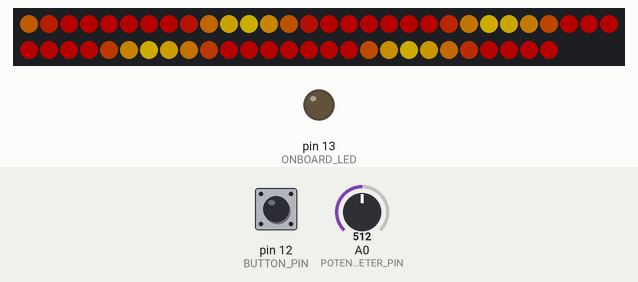
A sketch run on a simulated Arduino Nano, built with avr-gcc and run on an emulated ATmega328P. On the bench: 57 RGB LEDs in strip order, left to right, continuing on the next row, output pins drawn as LEDs (lit = HIGH). The test bench sets the inputs (shaded band); at power-on: A0 (POTENTIOMETER_PIN) = 512, pin 12 (BUTTON_PIN) HIGH. Dim RGB values are drawn brighter than linear; random numbers use the default seed unless the sketch sets one.

Above: at 1.2 s.
1.3 s: A0 (POTENTIOMETER_PIN) set to 0
At 2.5 s:
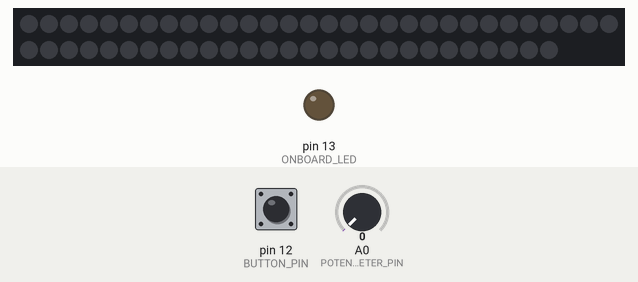
2.8 s: pin 12 (BUTTON_PIN) pulled LOW for 0.15 s
At 4.1 s:
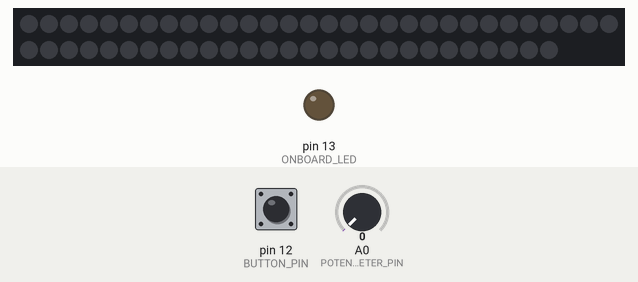
4.4 s: A0 (POTENTIOMETER_PIN) set to 122
At 4.55 s:
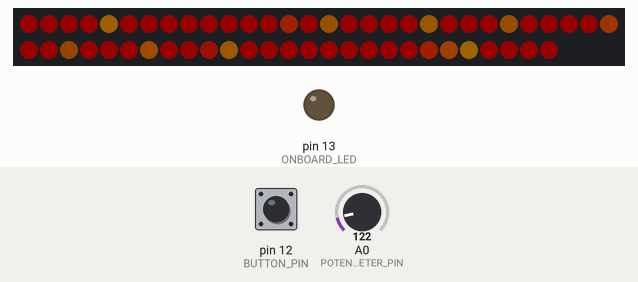
6.8 s: pin 12 (BUTTON_PIN) pulled LOW for 0.15 s
At 6.97 s:
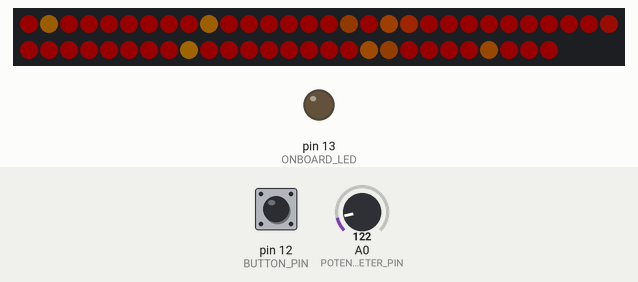
7.5 s: pin 12 (BUTTON_PIN) pulled LOW for 0.15 s
At 8.14 s:
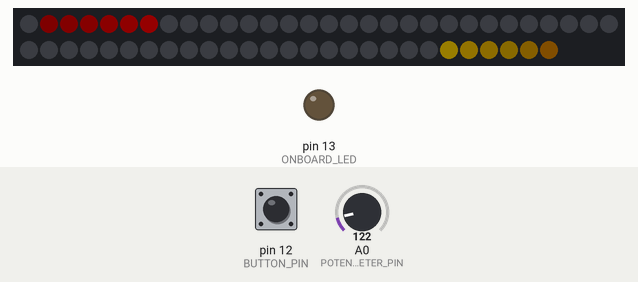
8.2 s: pin 12 (BUTTON_PIN) pulled LOW for 0.15 s
At 8.74 s:
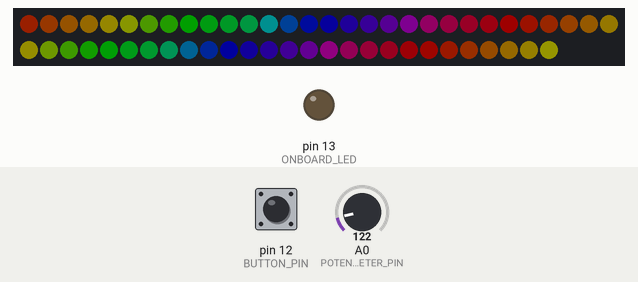
Timing chart, 0 to 11.2 s (numbered marks = the images above; inputs shaded):
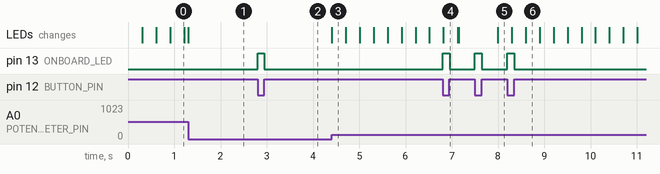

Measured:
- after the input at 2.8 s, pin 13 (ONBOARD_LED): LOW → HIGH at once, → LOW 0.15 s later
- after the input at 4.4 s, the LEDs: change at once (image 3)
- after the input at 6.8 s, pin 13 (ONBOARD_LED): LOW → HIGH at once, → LOW 0.15 s later
- after the input at 7.5 s, pin 13 (ONBOARD_LED): LOW → HIGH at once, → LOW 0.15 s later
- after the input at 8.2 s, pin 13 (ONBOARD_LED): LOW → HIGH at once, → LOW 0.15 s later

The sketch:

main.ino
```cpp
#include <Arduino.h>
#include <FastLED.h>
#include <pixeltypes.h>
#include <OneButton.h>

#define POTENTIOMETER_PIN A0
#define RGB_LEDS_PIN 6
#define BUTTON_PIN 12
#define ONBOARD_LED 13

#define COLOR_ORDER GRB
#define CHIPSET     WS2811
#define NUM_LEDS    57
#define NUM_MODES 7

int ledMode = 0;
int lastButtonValue = 1;
int indexer = 0;
int lastLevel = 0;
uint8_t brightness = 200;
uint8_t lastBrightness = 200;
uint8_t paletteIndex = 0;
uint8_t hue = 0;
boolean cyclingMode = false;
boolean color1 = true;
CRGB maroon = CRGB(200, 0, 0);
CRGB gold = CRGB(223, 188, 0);
CRGB leds[NUM_LEDS];

DEFINE_GRADIENT_PALETTE (maroonAndGold) {
  0,   128,   0,   0,   //maroon
  50,   128,   0,   0,   //maroon
  127,   223,   188,   0,   //gold
  205,   128,   0,   0,   //maroon
  255, 128,   0,   0,   //maroon
};
CRGBPalette16 palette = maroonAndGold;

OneButton btn = OneButton(BUTTON_PIN, true, true);

void setup() {
  Serial.begin(9600);
  pinMode(BUTTON_PIN, INPUT_PULLUP);   // Define pin #12 as input and activate the internal pull-up resistor
  pinMode(ONBOARD_LED, OUTPUT);  // Define pin #13 as output, for the LED

  FastLED.addLeds<CHIPSET, RGB_LEDS_PIN, COLOR_ORDER>(leds, NUM_LEDS).setCorrection( TypicalLEDStrip );
  FastLED.setBrightness( brightness );
  FastLED.setMaxPowerInVoltsAndMilliamps( 5, 500);

  btn.attachClick(buttonClick);
  btn.attachLongPressStart(enterCyclingMode);
}

void loop()
{
  btn.tick(); // OneButton required statement for reading button value

  int buttonValue = digitalRead(BUTTON_PIN);  // Basic code for activating led on the arduino with button press for debugging
  if (buttonValue == LOW){
    digitalWrite(ONBOARD_LED, HIGH);
  } else {
    digitalWrite(ONBOARD_LED, LOW);
  }

  uint16_t potRead = analogRead(POTENTIOMETER_PIN);
  uint8_t recBrightness = map(potRead, 0, 1023, 0, 255);
  if (recBrightness <= 1) {
    brightness = 0;
  } else if (abs(recBrightness - lastBrightness) > 1) {
    brightness = recBrightness;
    lastBrightness = brightness;
  }

  FastLED.setBrightness( brightness );

  if (cyclingMode) {
    EVERY_N_SECONDS(10){
      ledMode = (ledMode + 1) % 4;
    }
  }

  switch(ledMode) {
    case 0:
      maroonAndGoldCycle();
      break;
    case 1:
      goldSparkleOnMaroon();
      break;
    case 2:
      fadeToBlackBy(leds, NUM_LEDS, 10);
      cornerLights();
      break;
    case 3:
      maroonAndGoldStreaks();
      break;
    case 4:
      rainbowWave();
      break;
    case 5:
      rainbow();
      break;
    case 6:
      commet();
    default:
      break;
  }

  FastLED.show(); // display this frame
}

void buttonClick() {
  cyclingMode = false;
  nextMode();
  if (ledMode == 1) {
    fill_solid(leds, NUM_LEDS, maroon);
  }
}

void enterCyclingMode() {
  cyclingMode = true;
}

void nextMode() {
  ledMode = (ledMode + 1) % NUM_MODES; // Change the number after the % to the number of patterns you have
}

void maroonAndGoldCycle() { // Effect 1
  fill_palette(leds, NUM_LEDS, paletteIndex, 255 / NUM_LEDS * 5, palette, 255, LINEARBLEND);

  EVERY_N_MILLISECONDS(10){
    paletteIndex+= 2;
  }
}

void cornerLights() { // Effect 3
  int level = beatsin16(15, -5, 255, 0, 0);
  if (level < 3) {
    level = 0;
    if (lastLevel >= 3) {
      color1 = color1 != true;
    }
  }
  lastLevel = level;
  int cornerLeds1 [] = {13, 14, 15, 16, 40, 41, 42, 43, 44, 45};
  int cornerLeds2 [] = {1, 2, 3, 26, 27, 28, 29, 30, 54, 55, 56};

  for (int c : cornerLeds1) {
    if (color1) {
      leds[c] = CHSV(0, 255, level * 0.7);
    } else {
      leds[c] = CHSV(36, 255, level * 0.9);
    }
  }
  for (int c : cornerLeds2) {
    if (color1) {
      leds[c] = CHSV(36, 255, level * 0.9);
    } else {
      leds[c] = CHSV(0, 255, level * 0.7);
    }
  }

  blur1d(leds, NUM_LEDS, 150);
}

void maroonAndGoldStreaks() { // Effect 4
  fadeToBlackBy(leds, NUM_LEDS, 3);
  EVERY_N_MILLISECONDS(40) {
    fadeToBlackBy(leds, NUM_LEDS, 20);
    indexer = (indexer + 1) % NUM_LEDS;
    leds[indexer] = maroon;
    leds[NUM_LEDS - indexer] = gold;
  }
}

// Effect 2
// Base code by kriegsman https://gist.github.com/kriegsman/88954aae22b03a664081
#define BASE_COLOR maroon // Base color underneath sparkle
#define PEAK_COLOR gold // Peak color to twinkle up to
#define DELTA_COLOR_UP   CRGB(5,5,0)  // Amount to increment the color by each loop as it gets brighter:
#define DELTA_COLOR_DOWN CRGB(2,2,0)  // Amount to decrement the color by each loop as it gets dimmer:
#define CHANCE_OF_TWINKLE 1 // Chance for pixels to begin brightening. 1 or 2 = a few brightening pixels at a time, 10 = lots of pixels brightening at a time.

enum { SteadyDim, GettingBrighter, GettingDimmerAgain };
uint8_t PixelState[NUM_LEDS];

void goldSparkleOnMaroon() {
  EVERY_N_MILLISECONDS(10) {
    for( uint16_t i = 0; i < NUM_LEDS; i++) {
      if( PixelState[i] == SteadyDim) {
        if( random8() < CHANCE_OF_TWINKLE) { // Random decision to increase brightness
          PixelState[i] = GettingBrighter;
        }
      } else if( PixelState[i] == GettingBrighter ) {
        if( leds[i] >= PEAK_COLOR ) {
          PixelState[i] = GettingDimmerAgain;
        } else {
          leds[i] += DELTA_COLOR_UP;  // otherwise, just keep brightening it:
        }
      } else { // This pixels is currently: GettingDimmerAgain so if it's back to base color, switch it to steady dim
        if( leds[i] <= BASE_COLOR ) {
          leds[i] = BASE_COLOR; // reset to exact base color, in case we overshot
          PixelState[i] = SteadyDim;
        } else {
          leds[i] -= DELTA_COLOR_DOWN; // otherwise, just keep dimming it down:
        }
      }
    }
  }
}

void rainbowWave() {
  EVERY_N_MILLISECONDS (10) {
    hue++;
  }
  fill_rainbow(leds, NUM_LEDS, hue, 10);
}

void rainbow() {

  fill_solid(leds, NUM_LEDS, CHSV(hue, 255, 255));

  EVERY_N_MILLISECONDS(50) {
    hue++;
  }
}

void commet() {
  EVERY_N_MILLISECONDS(40) {
    const byte fadeAmt = 128;
    const int cometSize = 3;
    const int deltaHue  = 4;

    static byte hue = HUE_RED;
    static int iDirection = 1;
    static int iPos = 0;

    hue += deltaHue;

    iPos += iDirection;
    if (iPos == (NUM_LEDS - cometSize) || iPos == 0)
        iPos = 0;

    for (int i = 0; i < cometSize; i++)
        leds[iPos + i].setHue(hue);

    // Randomly fade the LEDs
    for (int j = 0; j < NUM_LEDS; j++)
        if (random(10) > 5)
            leds[j] = leds[j].fadeToBlackBy(fadeAmt);
  }
}
```
